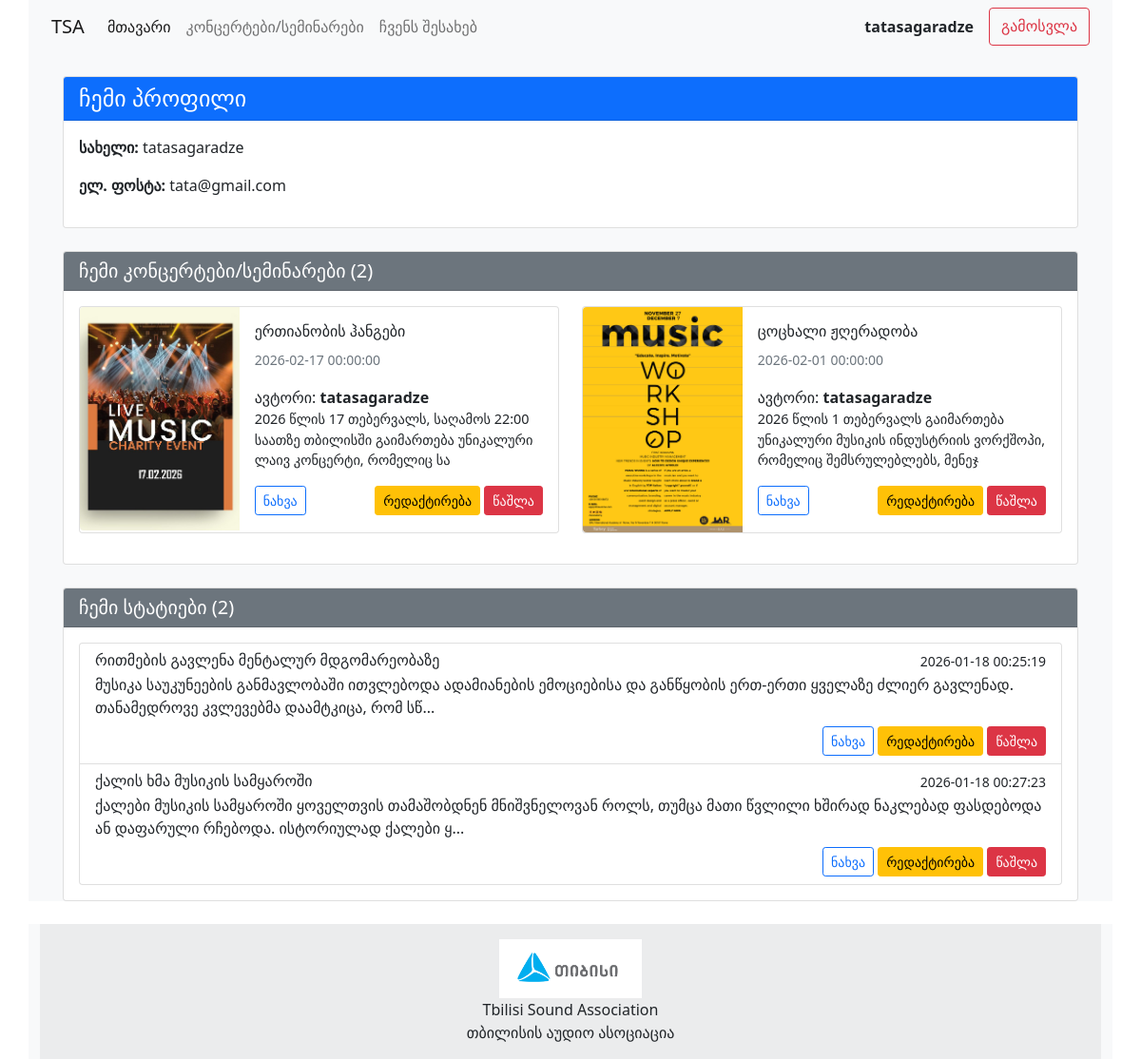
The app's page /profile (signed in) with its own data.
### models.py (models this page shows, shortened)
class BaseModel:
    def create(self):
        db.session.add(self)
        db.session.commit()

class User(db.Model, BaseModel, UserMixin):
    __tablename__ = 'users'
    id = db.Column(db.Integer, primary_key=True)
    username = db.Column(db.String)
    email = db.Column(db.String)
    password = db.Column(db.String)
    role = db.Column(db.String)

class Concert(db.Model, BaseModel):
    __tablename__ = 'concerts'
    id = db.Column(db.Integer, primary_key=True)
    name = db.Column(db.String)
    datetime = db.Column(db.DateTime)
    img = db.Column(db.String)
    info = db.Column(db.String)
    user_id = db.Column(db.Integer, db.ForeignKey('users.id'))
    user_name = db.Column(db.String)
    user = db.relationship('User', backref='concerts')

class Article(db.Model, BaseModel):
    __tablename__ = 'articles'
    id = db.Column(db.Integer, primary_key=True)
    title = db.Column(db.String)
    img = db.Column(db.String)
    text = db.Column(db.String)
    user_id = db.Column(db.Integer, db.ForeignKey('users.id'))
    user_name = db.Column(db.String)
    created_at = db.Column(db.String)
    user = db.relationship('User', backref='articles')

### routes.py (the view)
@app.route("/profile")
@login_required
def profile():
    user_concerts = Concert.query.filter_by(user_id=current_user.id).all()
    user_articles = Article.query.filter_by(user_id=current_user.id).all()
    return render_template("profile.html", concerts=user_concerts, articles=user_articles, current_user=current_user)

### models.py (called while the page is built)
@login_manager.user_loader
def load_user(user_id):
    return User.query.get(user_id)

### templates/profile.html (shortened to what this page needs)
{% extends "base.html" %}
{% block content %}
<div class="container">
    <div class="card mb-4">
        <div class="card-header bg-primary text-white">
            <h4 class="mb-0">ჩემი პროფილი</h4>
        </div>
        <div class="card-body">
            <div class="row">
                <div class="col-md-6">
                    <p><strong>სახელი:</strong> {{ current_user.username }}</p>
                    <p><strong>ელ. ფოსტა:</strong> {{ current_user.email }}</p>
                </div>
            </div>
        </div>
    </div>
    <div class="card mb-4">
        <div class="card-header bg-secondary text-white">
            <h5 class="mb-0">ჩემი კონცერტები/სემინარები ({{ concerts|length }})</h5>
        </div>
        <div class="card-body">
            {% if concerts %}
            <div class="row">
                {% for concert in concerts %}
                <div class="col-md-6 mb-3">
                    <div class="card h-100">
                        <div class="row g-0">
                            <div class="col-md-4">
                                <img src="/static/image/{{ concert.img }}" class="img-fluid rounded-start h-100" alt="..." style="object-fit: cover;">
                            </div>
                            <div class="col-md-8">
                                <div class="card-body">
                                    <h6 class="card-title">{{ concert.name }}</h6>
                                    <p class="card-text"><small class="text-muted">{{ concert.datetime }}</small></p>
                                    ავტორი: <strong>{{ concert.user_name }}</strong>
                                    <p class="card-text" style="font-size: 0.9rem;">
                                        {{ concert.info[:100] }}
                                    </p>
                                    <div class="d-flex justify-content-between align-items-center">
                                        <a href="/workshop_info/{{ concert.id }}" class="btn btn-sm btn-outline-primary">ნახვა</a>
                                        <div>
                                            <a href="/update_concert/{{ concert.id }}" class="btn btn-sm btn-warning">რედაქტირება</a>
                                            <a href="/delete_concert/{{ concert.id }}"
                                               class="btn btn-sm btn-danger"
                                               onclick="return confirm('დარწმუნებული ხართ?')">წაშლა</a>
                                        </div>
                                    </div>
                                </div>
                            </div>
                        </div>
                    </div>
                </div>
                {% endfor %}
            </div>
            {% else %}
            <div class="text-center py-4">
                <p class="text-muted">თქვენ ჯერ არ შეგიქმნიათ კონცერტები</p>
                <a href="/create_concert" class="btn btn-success">შექმენით პირველი კონცერტი</a>
            </div>
            {% endif %}
        </div>
    </div>
    <div class="card">
        <div class="card-header bg-secondary text-white">
            <h5 class="mb-0">ჩემი სტატიები ({{ articles|length }})</h5>
        </div>
        <div class="card-body">
            {% if articles %}
            <div class="list-group">
                {% for article in articles %}
                <div class="list-group-item list-group-item-action">
                    <div class="d-flex w-100 justify-content-between">
                        <h6 class="mb-1">{{ article.title }}</h6>
                        <small>{{ article.created_at if article.created_at else "თარიღი არ არის" }}</small>
                    </div>
                    <p class="mb-1">{{ article.text[:150] }}{% if article.text|length > 150 %}...{% endif %}</p>
                    <div class="d-flex justify-content-between align-items-center mt-2">
                        <div>
                            <a href="/article_info/{{ article.id }}" class="btn btn-sm btn-outline-primary">ნახვა</a>
                            <a href="/update_article/{{ article.id }}" class="btn btn-sm btn-warning">რედაქტირება</a>
                            <a href="/delete_article/{{ article.id }}"
                               class="btn btn-sm btn-danger"
                               onclick="return confirm('დარწმუნებული ხართ?')">წაშლა</a>
                        </div>
                    </div>
                </div>
                {% endfor %}
            </div>
            {% else %}
            <div class="text-center py-4">
                <p class="text-muted">თქვენ ჯერ არ შეგიქმნიათ სტატიები</p>
                <a href="/create_article" class="btn btn-success">შექმენით პირველი სტატია</a>
            </div>
            {% endif %}
        </div>
    </div>
</div>
{% endblock %}

### templates/navbar.html (shortened to what this page needs)
<nav class="navbar navbar-expand-lg navbar-light bg-light">
  <div class="container-fluid">
    <a class="navbar-brand" href="/">TSA</a>
    <div class="collapse navbar-collapse" id="navbarNav">
      <ul class="navbar-nav">
        <li class="nav-item">
          <a class="nav-link active" aria-current="page" href="/">მთავარი</a>
        </li>
        <li class="nav-item">
          <a class="nav-link" href="/workshops">კონცერტები/სემინარები</a>
        </li>
        <li class="nav-item">
          <a class="nav-link" href="/aboutus">ჩვენს შესახებ</a>
        </li>
      </ul>
      <form class="d-flex ms-auto">
        {% if current_user.is_authenticated %}
          <span class="navbar-text me-3">
            <a href="/profile" class="text-decoration-none text-dark">
              <strong>{{ current_user.username }}</strong>
            </a>
          </span>
          <a class="btn btn-outline-danger" href="/logout">გამოსვლა</a>
        {% else %}
          <a class="btn btn-outline-success me-2" href="/login">შესვლა</a>
          <a class="btn btn-success" href="/signup">რეგისტრაცია</a>
        {% endif %}
      </form>
    </div>
  </div>
</nav>

### records on screen
User: username "tatasagaradze", email "tata@gmail.com"
Concert: img (picture), name "ერთიანობის ჰანგები", datetime "2026-02-17 00:00:00", user_name "tatasagaradze", info "2026 წლის 17 თებერვალს, საღამოს 22:00 საათზე თბილისში გაიმართება უნიკალური ლაივ კონცერტი, რომელიც სა"
Concert: img (picture), name "ცოცხალი ჟღერადობა", datetime "2026-02-01 00:00:00", user_name "tatasagaradze", info "2026 წლის 1 თებერვალს გაიმართება უნიკალური მუსიკის ინდუსტრიის ვორქშოპი, რომელიც შემსრულებლებს, მენეჯ"
Article: title "რითმების გავლენა მენტალურ მდგომარეობაზე", created_at "2026-01-18 00:25:19", text "მუსიკა საუკუნეების განმავლობაში ითვლებოდა ადამიანების ემოციებისა და განწყობის ერთ-ერთი ყველაზე ძლიერ გავლენად. თანამედროვე კვლევებმა დაამტკიცა, რომ სწ"
Article: title "ქალის ხმა მუსიკის სამყაროში", created_at "2026-01-18 00:27:23", text "ქალები მუსიკის სამყაროში ყოველთვის თამაშობდნენ მნიშვნელოვან როლს, თუმცა მათი წვლილი ხშირად ნაკლებად ფასდებოდა ან დაფარული რჩებოდა. ისტორიულად ქალები ყ"

### other values on screen
{{ concerts|length }} "2"
{{ articles|length }} "2"
